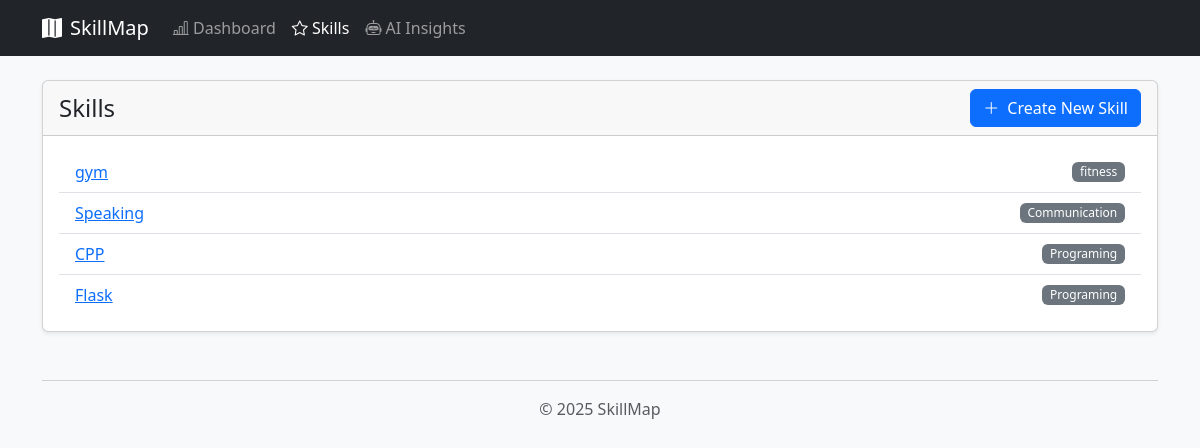
Screenshot of /skills/ with the database file from the repository.
### app/models.py (models this page shows, shortened)
class Skill(db.Model):
    __tablename__ = "skills"
    id = db.Column(db.Integer, primary_key=True)
    name = db.Column(db.String(100), nullable=False, unique=True)
    description = db.Column(db.Text)
    category = db.Column(db.String(50))
    created_at = db.Column(db.DateTime, default=datetime.utcnow)
    updated_at = db.Column(
        db.DateTime, default=datetime.utcnow, onupdate=datetime.utcnow
    )
    milestones = db.relationship(
        "Milestone", backref="skill", lazy=True, cascade="all, delete-orphan"
    )
    insights = db.relationship(
        "LLMInsight", backref="skill", lazy=True, cascade="all, delete-orphan"
    )

### app/routes/skills.py (the view)
@skills_bp.route("/")
def skills_list():
    skills_data = Skill.query.order_by(Skill.updated_at.desc()).all()
    return render_template("skills.html", skills=skills_data)

### app/templates/skills.html
{% extends "base.html" %} {% block content %}
<div class="card shadow-sm">
  <div class="card-header d-flex justify-content-between align-items-center">
    <h1 class="h4 mb-0">Skills</h1>
    <a href="{{ url_for('skills.skill_create') }}" class="btn btn-primary">
      <i class="bi bi-plus-lg me-1"></i> Create New Skill
    </a>
  </div>
  <div class="card-body">
    {% if skills %}
    <ul class="list-group list-group-flush">
      {% for skill in skills %}
      <li
        class="list-group-item d-flex justify-content-between align-items-center"
      >
        <a href="{{ url_for('skills.skill_detail', skill_id=skill.id) }}">
          {{ skill.name }}
        </a>
        <span class="badge bg-secondary fw-normal"
          >{{ skill.category or '—' }}</span
        >
      </li>
      {% endfor %}
    </ul>
    {% else %}
    <div class="text-center p-4">
      <p class="text-muted">No skills added yet.</p>
      <p>Ready to start your journey? Add your first skill!</p>
    </div>
    {% endif %}
  </div>
</div>
{% endblock %}

### app/templates/base.html (style rules this page uses)
body { background-color: #f8f9fa; }

### rows the page displays
Skill: name "gym", category "fitness"
Skill: name "Speaking", category "Communication"
Skill: name "CPP", category "Programing"
Skill: name "Flask", category "Programing"
